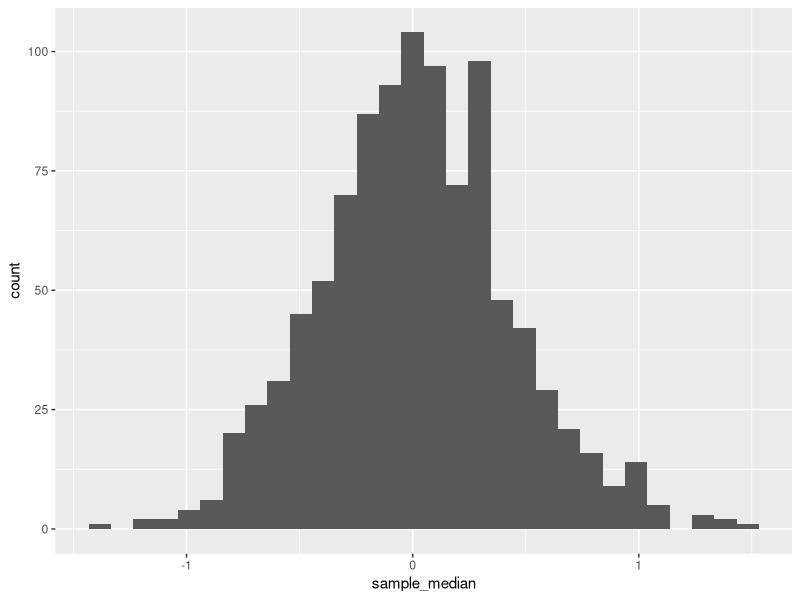
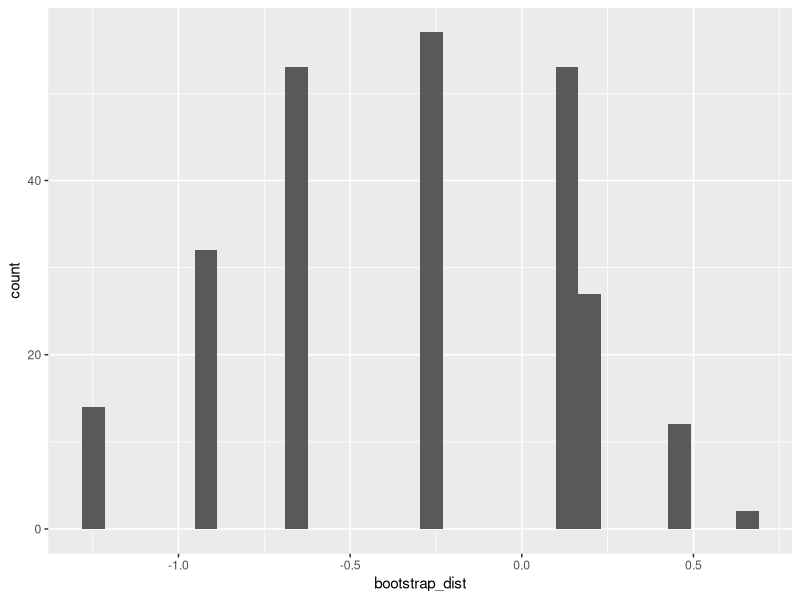
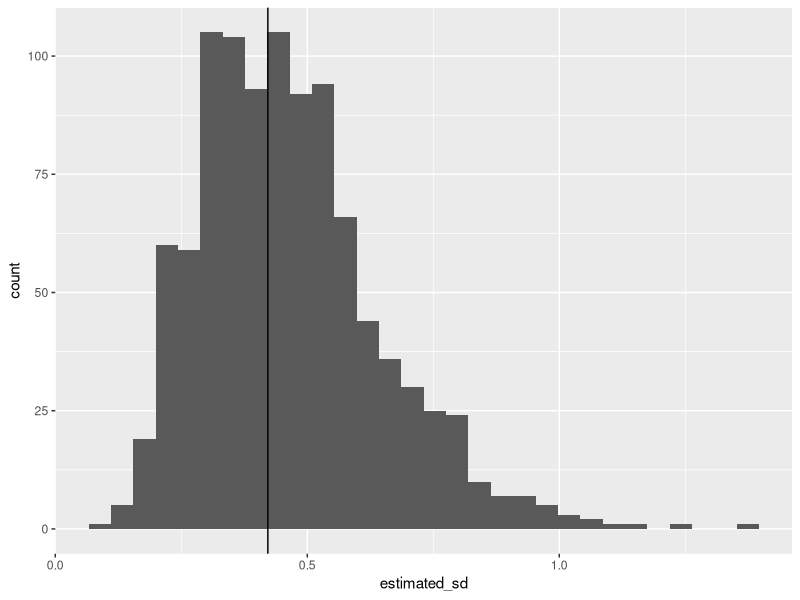

Source code (R) for these figures, in order:
## ---- chunk 1
library(tidyverse)
set.seed(1918482)
## ---- chunk 2
n <- 11
sample_median <- rerun(1000, rt(n, df = 3)) %>% 
  map_dbl(median) 
## ---- chunk 3
ggplot(mapping = aes(x = sample_median)) +
  geom_histogram()
## ---- chunk 4
(emp_sd <- sd(sample_median))
## ---- chunk 5
x <- rt(n, df = 3)
## ---- chunk 6
bootstrap_dist <- rerun(250, 
  x %>% sample(replace = TRUE) %>% median()) %>% 
  flatten_dbl() 

ggplot(mapping = aes(x = bootstrap_dist)) +
  geom_histogram()

sd(bootstrap_dist)
## ---- chunk 7
many_bootstraps <- data_frame(
  id = 1:1000, 
  sample = rerun(1000, rt(n, df = 3))
)
## ---- chunk 8
bootstrap_medians <- function(x, ntimes = 250){
  rerun(ntimes,
    x %>% sample(replace = TRUE) %>% median()) %>% 
  flatten_dbl()
}
## ---- chunk 9
bootstrap_medians(x)
## ---- chunk 10
many_bootstraps <- many_bootstraps %>% 
  mutate(bootstrapped_medians = map(sample, bootstrap_medians))
## ---- chunk 11
many_bootstraps <- many_bootstraps %>% 
  mutate(estimated_sd = map_dbl(bootstrapped_medians, sd))

ggplot(many_bootstraps, aes(x = estimated_sd)) + 
  geom_histogram() +
  geom_vline(xintercept = emp_sd)

many_bootstraps %>% pull(estimated_sd) %>% mean()
## ---- chunk 12
many_bootstraps <- many_bootstraps %>% 
  mutate(
    ci = map(bootstrapped_medians, quantile, 
      probs = c(0.025, 0.975)),
    covers_true_median = map_lgl(ci, ~ .[1] < 0 & .[2] > 0))
many_bootstraps %>% pull(covers_true_median) %>% mean()
## ---- chunk 13
x <- arima.sim(model = list(ar = 0.5), n = 50)
